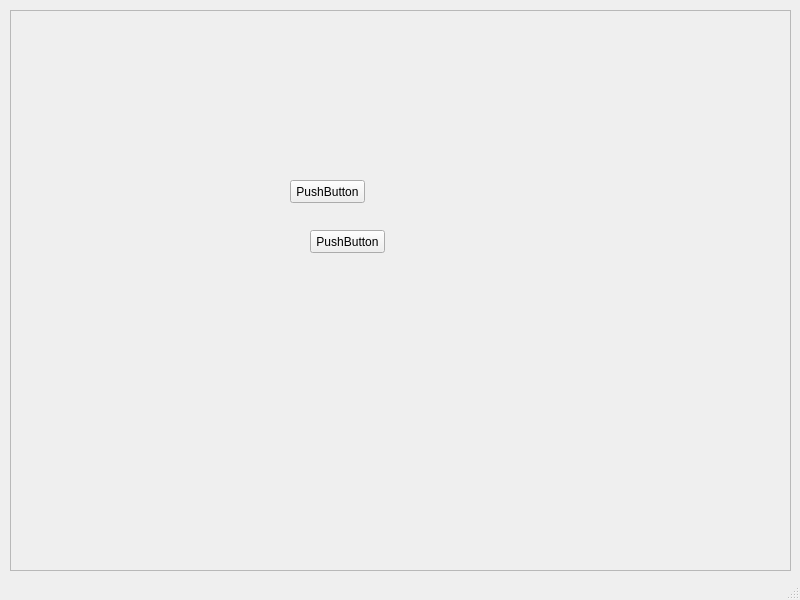
<?xml version="1.0" encoding="UTF-8"?>
<ui version="4.0">
 <class>MainWindow</class>
 <widget class="QMainWindow" name="MainWindow">
  <property name="geometry">
   <rect>
    <x>0</x>
    <y>0</y>
    <width>800</width>
    <height>600</height>
   </rect>
  </property>
  <property name="windowTitle">
   <string>MainWindow</string>
  </property>
  <widget class="QWidget" name="centralwidget">
   <widget class="QFrame" name="frame">
    <property name="geometry">
     <rect>
      <x>10</x>
      <y>10</y>
      <width>781</width>
      <height>561</height>
     </rect>
    </property>
    <property name="acceptDrops">
     <bool>true</bool>
    </property>
    <property name="frameShape">
     <enum>QFrame::StyledPanel</enum>
    </property>
    <property name="frameShadow">
     <enum>QFrame::Raised</enum>
    </property>
    <widget class="QPushButton" name="pushButton">
     <property name="geometry">
      <rect>
       <x>280</x>
       <y>170</y>
       <width>75</width>
       <height>23</height>
      </rect>
     </property>
     <property name="acceptDrops">
      <bool>true</bool>
     </property>
     <property name="text">
      <string>PushButton</string>
     </property>
    </widget>
    <widget class="QPushButton" name="pushButton_2">
     <property name="geometry">
      <rect>
       <x>300</x>
       <y>220</y>
       <width>75</width>
       <height>23</height>
      </rect>
     </property>
     <property name="acceptDrops">
      <bool>true</bool>
     </property>
     <property name="text">
      <string>PushButton</string>
     </property>
    </widget>
   </widget>
  </widget>
  <widget class="QMenuBar" name="menubar">
   <property name="geometry">
    <rect>
     <x>0</x>
     <y>0</y>
     <width>800</width>
     <height>21</height>
    </rect>
   </property>
  </widget>
  <widget class="QStatusBar" name="statusbar"/>
 </widget>
 <resources/>
 <connections/>
</ui>
